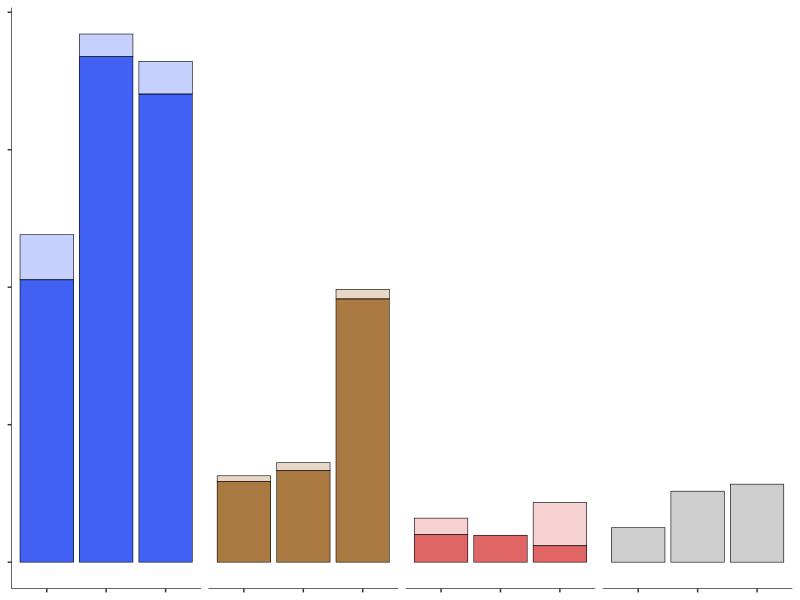
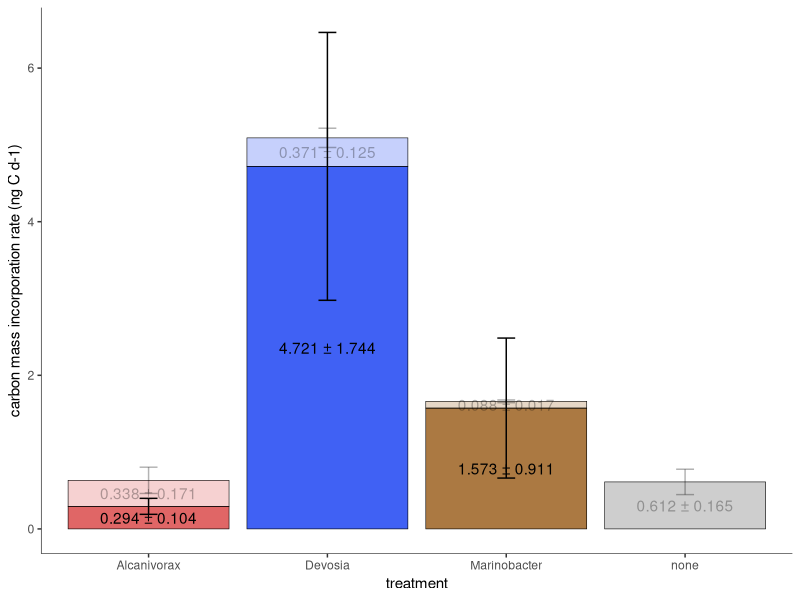

Here is the R script that generated these plots, in order:
## Combines count, Cnet, biovolume in one plot (day 14)
library("dplyr")
library(ggplot2)
library(scales)

# import data
count_bact <- read.csv("data/flow2_day14_bact.csv")
count_pt <- read.csv("data/flow2_day14_pt.csv")
cnet <- read.csv("data/SIP_cnet.csv")
cnet_info <- read.csv("data/SIP_sample_info.csv")
mass <- read.table("data/mass.csv", header = TRUE, sep = ',')  # [fg]

count_bact$Ring[count_bact$Ring==1] <- 'inner'
count_bact$Ring[count_bact$Ring==2] <- 'outer'

# Here we assume that bacterial cell number and Cnet are conditionally 
# independent given algal cell number. For each microplate, the amount of 
# bacterial incorporation of algal carbon is estimated by multiplying Cnet median
# with total bacterial number per ring. It is then divided by algal cell number
# to disentangle the algal effect. Normalized values are used for statistical
# analysis, e.g., average or sd.

# summarize count data
count_bact_summ <- count_bact %>%
  group_by(Treatment, Ring, Microplate) %>%
  summarize(abd_mean = mean(Abundance), 
            abd_sd = sd(Abundance),
            abd_med = median(Abundance),
            count_total = median(Abundance) * 6
            ) # merge over 6 wells per ring

# summarize cnet
cnet$microplate <- NA
cnet$ring <- NA
cnet$treatment <- NA
cnet$strain <- NA
for (s in unique(cnet_info$sample_name)){
  m <- cnet_info$microplate[cnet_info$sample_name==s]
  r <- cnet_info$ring[cnet_info$sample_name==s]
  t <- cnet_info$treatment[cnet_info$sample_name==s]
  st <- cnet_info$strain[cnet_info$sample_name==s]
  
  cnet$microplate[cnet$sample_name==s] <- m
  cnet$ring[cnet$sample_name==s] <- r
  cnet$treatment[cnet$sample_name==s] <- t
  cnet$strain[cnet$sample_name==s] <- st
}

cnet_summ <- cnet %>%
  group_by(treatment, microplate, ring, strain) %>%
  summarize(cnet_q50 = quantile(Cnet, probs = 0.5), 
            cnet_q25 = quantile(Cnet, probs = 0.25),
            cnet_q75 = quantile(Cnet, probs = 0.75)
            )

# merge count, cnet, mass, algal count in to df
df <- select(cnet_summ, treatment, microplate, ring, strain, cnet_q50)
df$count_total <- NA
df$mass_c <- NA
df$count_pt <- NA
df <- df[df$strain!='none',]

for (row in 1:nrow(df)){
  t <- df$treatment[row]
  m <- df$microplate[row]
  r <- df$ring[row]
  st <- df$strain[row]
  df[row, 'count_total'] <- count_bact_summ$count_total[
    count_bact_summ$Treatment == t & 
      count_bact_summ$Ring == r &
      count_bact_summ$Microplate == m
    ]
  df[row, 'mass_c'] <- mass$mass[mass$Genus==st]
  df[row, 'count_pt'] <- count_pt$Abundance[
    count_pt$Treatment==t & 
      count_pt$Microplate==m
    ]
}

# remove Alcani, microplate 2 from df, confirming with XM
# df <- df[!(df$treatment=='Alcanivorax' & df$microplate==2),]


## 1. Displaying by summing over cell counts
## (Cnet shouldn't be calculated this way?)
df$c_incorp <- df$cnet_q50 * df$count_total * df$mass_c
df$c_incorp_pt <- df$c_incorp / (df$count_pt * mass[4, 'mass'])
# plot, display every replicate
pdf("figures/fig5b.pdf", width = 2.5, height = 2)

ggplot(df, aes(x=microplate, 
               y=c_incorp_pt, 
               fill=treatment, 
               alpha=factor(ring, levels=c("outer","inner"))
               )
       ) + 
  geom_bar(stat = 'identity', position = 'stack', color='black', size=0.2) +
  facet_grid(~factor(treatment, 
                     levels=c('Devosia', 'Marinobacter', 'Alcanivorax', 'none')
                     )) +
  # geom_text(aes(label=round(c_incorp_pt, digits = 4)), vjust=0.5, alpha=1) +
  scale_fill_manual(values=c("#E06666", "#4061f4", "#AB7942", "#5b5b5b")) +  # Alcani, Devosi, Marino, none
  scale_alpha_discrete(range=c(0.3, 1)) +
  theme(strip.background = element_rect(fill=NA),
        panel.background = element_rect(fill = "transparent", color = NA),
        panel.grid.major = element_blank(),
        panel.grid.minor = element_blank(),
        plot.background = element_rect(fill = "transparent", color = NA),
        panel.border = element_blank(),
        legend.position = "None",
        axis.title.x = element_blank(),
        axis.title.y = element_blank(),
        axis.text.x = element_blank(),
        axis.text.y = element_blank(),
        axis.line = element_line(size = 0.2),
        strip.text.x = element_blank()
        # axis.ticks = element_blank()
        )

dev.off()


## 2. Displaying by estimate total carbon per day
# well vol 70 ul, corr factor 0.75, incub period 14 d
df$c_incorp <- df$cnet_q50 * df$count_total * 0.07 * 0.75 * df$mass_c / 14 * 1e-6
# [] [cells ml-1] [ml] [] [fg cell-1] [d-1] [1e-6 ng fg-1] = [ng d-1]

# plot, average over microplates
df_summ <- df %>%
  group_by(treatment, ring) %>%
  summarize(
    # c_incorp_pt_mean = 100*mean(c_incorp_pt), 
    # c_incorp_pt_sd = 100*sd(c_incorp_pt),
    c_incorp_mean = mean(c_incorp),
    c_incorp_sd = sd(c_incorp)
  )

pdf("figures/fig5b_v2.pdf", width = 5, height = 4)

df_summ %>% mutate(SD = c_incorp_sd) %>%
  # mutate(Cell_Type = factor(Cell_Type, levels = c("B cell","Endothelial","Islets of Langerhans","Tumor","Macrophage","T cell","Fibroblast"))) %>%
  group_by(treatment) %>%
  mutate(SDPos = cumsum(c_incorp_mean)) %>%
  ggplot(aes(x = treatment, y = c_incorp_mean, fill = treatment, alpha=factor(ring, levels=c("outer","inner")))) +
  geom_bar(stat = "identity", color='black', size=0.2) +
  geom_text(aes(label = paste(round(c_incorp_mean,3), '±', round(c_incorp_sd,3))), position = position_stack(vjust =  0.5)) +
  geom_errorbar(aes(ymin = SDPos-SD, ymax = SDPos+SD), width = 0.1, position = "identity") +
  scale_alpha_discrete(range=c(0.3, 1)) +
  scale_fill_manual(values=c("#E06666", "#4061f4", "#AB7942", "#5b5b5b")) +  # Alcani, Devosi, Marino, none
  ylab('carbon mass incorporation rate (ng C d-1)') +
  theme(strip.background = element_rect(fill=NA),
        panel.background = element_rect(fill = "transparent", color = NA),
        panel.grid.major = element_blank(),
        panel.grid.minor = element_blank(),
        plot.background = element_rect(fill = "transparent", color = NA),
        panel.border = element_blank(),
        legend.position = "None",
        # axis.title.x = element_blank(),
        # axis.title.y = element_blank(),
        # axis.text.x = element_blank(),
        # axis.text.y = element_blank(),
        axis.line = element_line(size = 0.2),
        # axis.ticks = element_blank()
  )

dev.off()
